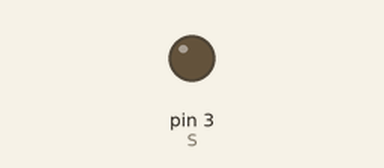
Recording of a sketch running on a simulated Arduino Uno, built with avr-gcc and run on an emulated ATmega328P. Shown: output pins drawn as LEDs (lit = HIGH). What the sketch prints to the serial monitor is not drawn.

Above: at 3.05 s.
At 3.75 s:
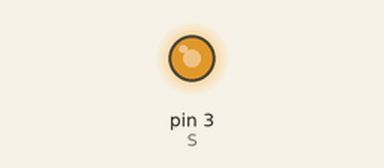
Timing chart, 0 to 6.0 s (numbered marks = the images above):
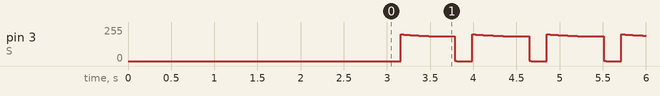

Measured:
- by itself, pin 3 (S): ramps from 200/255 to 0/255 and jumps back, once every 0.86 s

The sketch:

Cel.cardiaca.ino
```cpp
const int c[180]={0,0,0,0,0,0,0,0,0,0,0,7.14000000000000,26.5200000000000,55.0800000000000,89.7600000000000,127.500000000000,165.240000000000,199.920000000000,228.480000000000,247.860000000000,255,254.198571428571,251.988571428571,248.661428571429,244.508571428571,239.821428571429,234.891428571429,230.010000000000,225.468571428571,221.558571428571,218.571428571429,216.124090909091,213.674545454545,211.275779220779,208.980779220779,206.842532467532,204.914025974026,203.248246753247,201.898181818182,200.916818181818,200.357142857143,200.054288961039,199.802103896104,199.591646103896,199.413974025974,199.260146103896,199.121220779221,198.988256493507,198.852311688312,198.704444805195,198.535714285714,198.353571428571,198.171428571429,197.989285714286,197.807142857143,197.625000000000,197.442857142857,197.260714285714,197.078571428571,196.896428571429,196.714285714286,196.532142857143,196.350000000000,196.167857142857,195.985714285714,195.803571428571,195.621428571429,195.439285714286,195.257142857143,195.075000000000,194.892857142857,194.710714285714,194.528571428571,194.346428571429,194.164285714286,193.982142857143,193.800000000000,193.617857142857,193.435714285714,193.253571428571,193.071428571429,192.889285714286,192.707142857143,192.525000000000,192.342857142857,192.160714285714,191.978571428571,191.796428571429,191.614285714286,191.432142857143,191.250000000000,191.067857142857,190.885714285714,190.703571428571,190.521428571429,190.339285714286,190.157142857143,189.975000000000,189.792857142857,189.610714285714,189.428571428571,189.246428571429,189.064285714286,188.882142857143,188.700000000000,188.517857142857,188.335714285714,188.153571428571,187.971428571429,187.789285714286,187.607142857143,187.437750000000,187.288190476190,187.149964285714,187.014571428571,186.873511904762,186.718285714286,186.540392857143,186.331333333333,186.082607142857,185.785714285714,185.282337662338,184.449264069264,183.330649350649,181.970649350649,180.413419913420,178.703116883117,176.883896103896,174.999913419913,173.095324675325,171.214285714286,169.278603896104,167.185800865801,164.943603896104,162.559740259740,160.041937229437,157.397922077922,154.635422077922,151.762164502165,148.785876623377,145.714285714286,142.524600000000,139.181752380952,135.675057142857,131.993828571429,128.127380952381,124.065028571429,119.796085714286,115.309866666667,110.595685714286,105.642857142857,99.9939826530612,93.3714938775510,86.0344500000000,78.2419102040816,70.2529336734694,62.3265795918367,54.7219071428572,47.6979755102041,41.5138438775510,36.4285714285714,31.9654989795918,27.5333387755102,23.2192071428571,19.1102204081633,15.2934948979592,11.8561469387755,8.88529285714286,6.46804897959184,4.69153163265306,3.64285714285714,3.00972857142857,2.42468571428571,1.89210000000000,1.41634285714286,1.00178571428571,0.652800000000000,0.373757142857143,0.169028571428572,0.0429857142857143};
int S=3,p;

void setup() {
  pinMode(S,OUTPUT);
  Serial.begin(9600);
  delay(3000);
}

void loop() {
for(int r=0;r<=179;r++){
    p=c[r];
    analogWrite(S,p);
    delay(4);
    Serial.println(p);
  }
}
```
